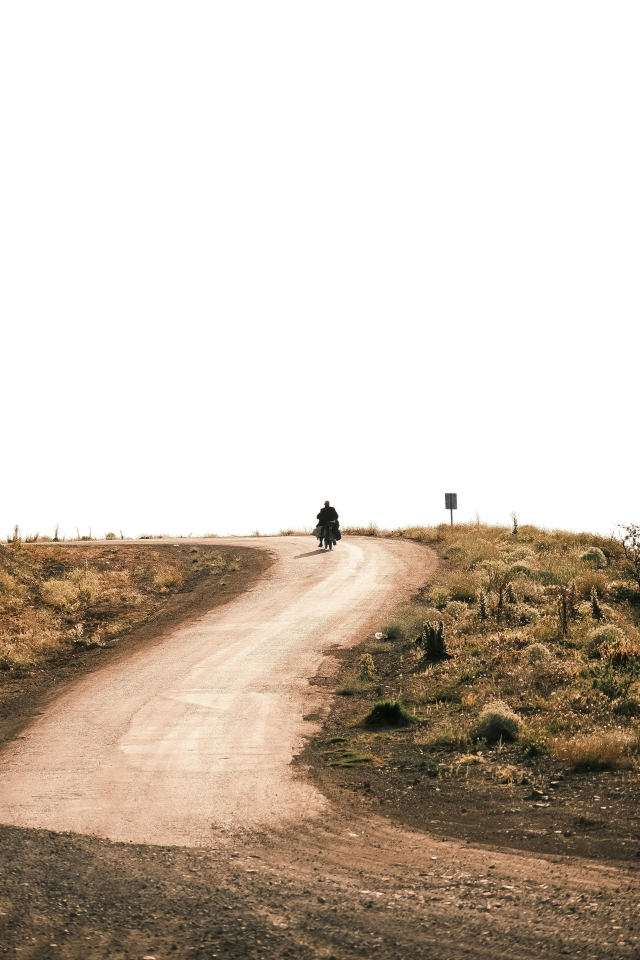
#> input picture mis_imagenes/pexels-ebahir-32578121.jpg, 2560 x 3840 px (shown at 1/4 size)
$ python -i ensamblador_video.py   (imports and definitions only)
#> lines starting #> are read from the running program, lines starting #| are printed output that depends on the picture
#!/usr/bin/env python3
# -*- coding: utf-8 -*-
"""
ensamblador_video.py - Bot: Imágenes + Audio = Video
Versión 2.1 — Ken Burns real + crossfade + compatibilidad MoviePy v1/v2
"""

import os
import re
import json
import numpy as np
from datetime import datetime
from pathlib import Path

# MoviePy imports con fallback para v1.x y v2.x
try:
    from moviepy.editor import (
        ImageClip, AudioFileClip, concatenate_videoclips,
        CompositeVideoClip, VideoClip
    )
    MOVIEPY_V1 = True
except ImportError:
    from moviepy import (
        ImageClip, AudioFileClip, concatenate_videoclips,
        CompositeVideoClip, VideoClip
    )
    MOVIEPY_V1 = False

from PIL import Image, ImageDraw, ImageFont

# ──────────────────────────────────────────────
# HELPERS DE COMPATIBILIDAD v1 / v2
# MoviePy v2.x renombró set_* → with_*
# ──────────────────────────────────────────────
def clip_set_fps(clip, fps):
    return clip.with_fps(fps) if hasattr(clip, 'with_fps') else clip.set_fps(fps)

def clip_set_start(clip, t):
    return clip.with_start(t) if hasattr(clip, 'with_start') else clip.set_start(t)

def clip_set_duration(clip, d):
    return clip.with_duration(d) if hasattr(clip, 'with_duration') else clip.set_duration(d)

def clip_set_audio(clip, audio):
    return clip.with_audio(audio) if hasattr(clip, 'with_audio') else clip.set_audio(audio)

# [11 lines left out: functions clip_subclip, clip_crossfadein, not called in this run]

# ──────────────────────────────────────────────
# CONFIG
# ──────────────────────────────────────────────
IMAGENES_DIR = 'mis_imagenes'
OUTPUT_DIR   = 'output'
VIDEO_ANCHO  = 1080
VIDEO_ALTO   = 1920
VIDEO_FPS    = 24
DUR_MIN_IMG  = 4.0
ZOOM_MAX     = 0.07
DUR_FADE     = 1.2

PALETAS = {
    'oscuro':   {'acento': (224, 224, 224), 'texto': (255, 255, 255), 'fondo': (10,  10,  10)},
    'luminoso': {'acento': (45,  45,  45),  'texto': (26,  26,  26),  'fondo': (245, 245, 240)},
    'neon':     {'acento': (127, 119, 221), 'texto': (255, 255, 255), 'fondo': (5,   5,   16)},
    'natural':  {'acento': (93,  202, 165), 'texto': (232, 245, 224), 'fondo': (26,  36,  16)},
    'vintage':  {'acento': (239, 159, 39),  'texto': (245, 232, 208), 'fondo': (42,  31,  20)},
    'pastel':   {'acento': (212, 83,  126), 'texto': (61,  26,  42),  'fondo': (250, 240, 245)},
}

# ──────────────────────────────────────────────
# UTILIDADES
# ──────────────────────────────────────────────
# [4 lines left out: function log, not called in this run]


def preparar_imagen(ruta_img):
    """Carga imagen y devuelve ndarray numpy para canvas grande (para Ken Burns)."""
#> called with ruta_img = 'mis_imagenes/pexels-ebahir-32578121.jpg'
    try:
        img = Image.open(ruta_img).convert('RGB')
#> img is the input picture: PIL image 2560x3840 RGB; mean R, G, B 205.7, 194.2, 182.1
        factor = 1.0 + ZOOM_MAX + 0.03
        tw = int(VIDEO_ANCHO * factor)
        th = int(VIDEO_ALTO  * factor)

        ratio_t = th / tw
        ratio_i = img.height / img.width
#> ratio_i = 1.5
        if ratio_i > ratio_t:
            nw, nh = tw, int(tw * ratio_i)
        else:
            nw, nh = int(th / ratio_i), th
#> nw = 1408; nh = 2112

        img = img.resize((nw, nh), Image.LANCZOS)
#> img: PIL image 1408x2112 RGB
        x = (nw - tw) // 2
#> x = 110
        y = (nh - th) // 2
#> y = 0
        img = img.crop((x, y, x + tw, y + th))
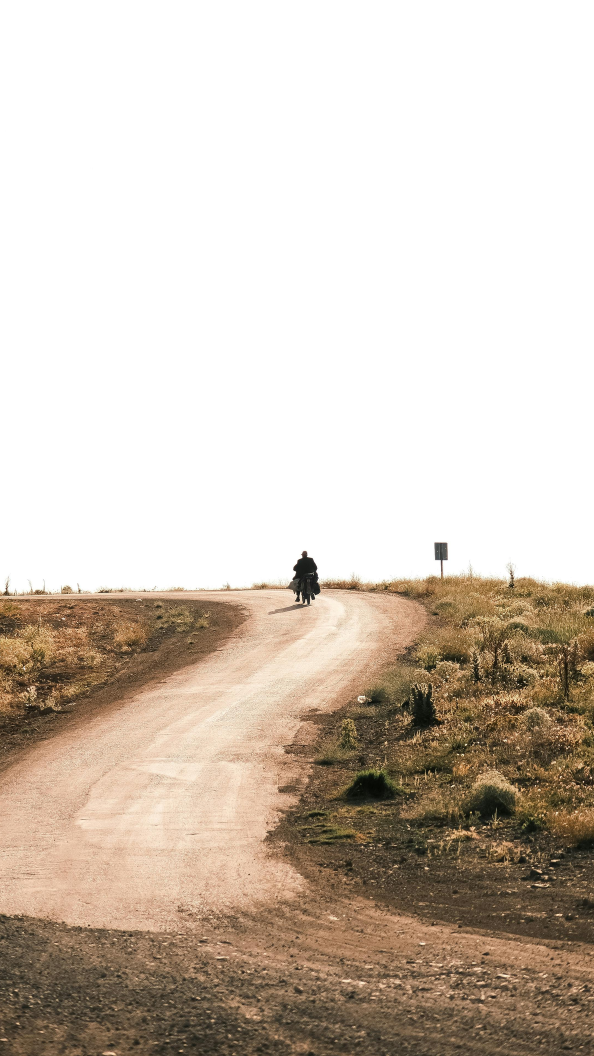
#> img: PIL image 1188x2112 RGB (shown at 1/2 size); mean R, G, B 207.6, 196, 183.9
        return np.array(img), tw, th
    except Exception as e:
        log(f"Error en {ruta_img}: {e}", 'error')
        return None, 0, 0


# [229 lines left out: functions make_ken_burns_clip, _wrap_text, crear_overlay_np, main, not called in this run]


# [9 lines not run here, left out]

>>> result = preparar_imagen('mis_imagenes/pexels-ebahir-32578121.jpg')
